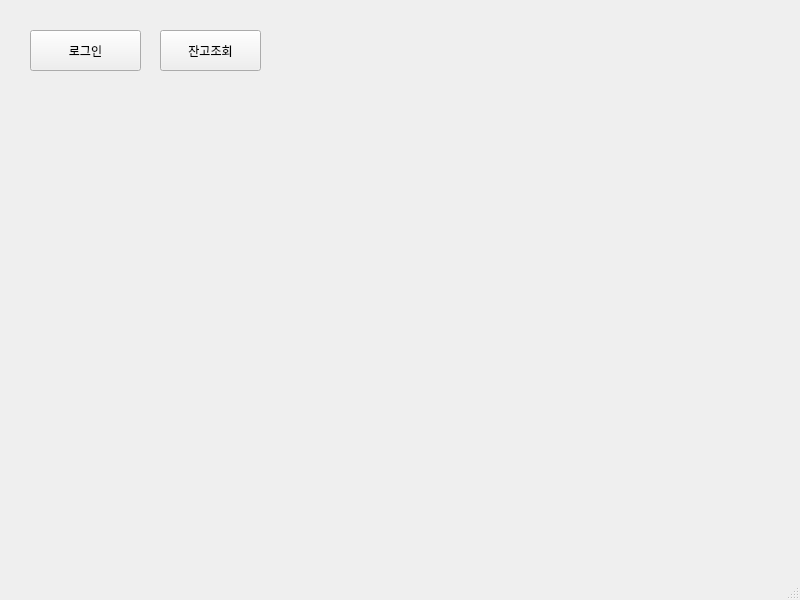
<?xml version="1.0" encoding="UTF-8"?>
<ui version="4.0">
 <class>MainWindow</class>
 <widget class="QMainWindow" name="MainWindow">
  <property name="geometry">
   <rect>
    <x>0</x>
    <y>0</y>
    <width>800</width>
    <height>600</height>
   </rect>
  </property>
  <property name="windowTitle">
   <string>MainWindow</string>
  </property>
  <widget class="QWidget" name="centralwidget">
   <widget class="QPushButton" name="login_btn">
    <property name="geometry">
     <rect>
      <x>30</x>
      <y>30</y>
      <width>111</width>
      <height>41</height>
     </rect>
    </property>
    <property name="text">
     <string>로그인</string>
    </property>
   </widget>
   <widget class="QPushButton" name="rq_btn">
    <property name="geometry">
     <rect>
      <x>160</x>
      <y>30</y>
      <width>101</width>
      <height>41</height>
     </rect>
    </property>
    <property name="text">
     <string>잔고조회</string>
    </property>
   </widget>
  </widget>
  <widget class="QMenuBar" name="menubar">
   <property name="geometry">
    <rect>
     <x>0</x>
     <y>0</y>
     <width>800</width>
     <height>26</height>
    </rect>
   </property>
  </widget>
  <widget class="QStatusBar" name="statusbar"/>
 </widget>
 <resources/>
 <connections/>
</ui>
